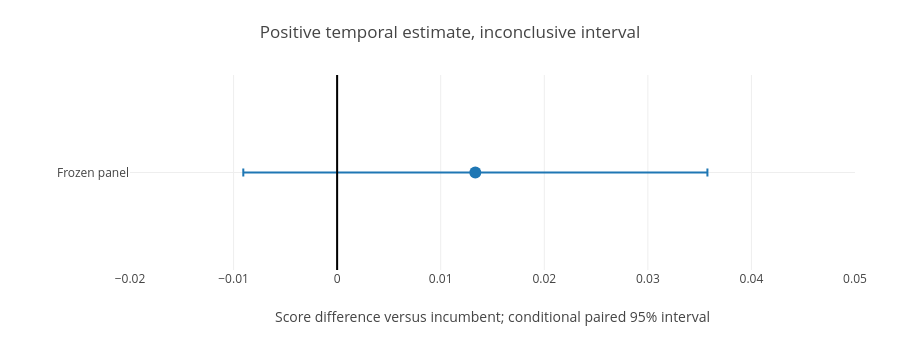

The notebook cell saved with this chart:
### Markdown cell above
## A positive estimate is not automatic promotion
On 355 later development dates and all 424 scored targets, the frozen panel scored **0.289365** against **0.276025**. Both individual period differences were positive. The pooled difference was **+0.013340**, with a conditional paired 95% interval of **[-0.009061, +0.035750]**.

The predeclared gate required a positive lower interval endpoint. It was not met, so the incumbent was retained. These were previously used development periods: retrospective temporal replication, not an untouched final test.

The inline Plotly view and static SVG below show the same comparison. The [standalone SVG](../reports/figures/portfolio_temporal.svg) is also available for static repository viewers.

### Code cell


### Figure 1 — Plotly figure (JSON) as saved in the notebook; plotly's stock layout.template omitted (floating-point values rounded to 4 significant figures)
{"data": [{"type": "scatter", "mode": "markers", "x": [0.01334], "y": ["Frozen panel"], "marker": {"size": 12}, "error_x": {"type": "data", "symmetric": false, "array": [0.02241], "arrayminus": [0.0224]}}], "layout": {"width": 900, "height": 350, "showlegend": false, "title": {"text": "Positive temporal estimate, inconclusive interval"}, "margin": {"l": 130, "r": 45, "t": 75, "b": 80}, "xaxis": {"title": {"text": "Score difference versus incumbent; conditional paired 95% interval"}, "range": [-0.02, 0.05]}, "shapes": [{"type": "line", "x0": 0, "x1": 0, "y0": 0, "y1": 1, "yref": "paper"}]}}
